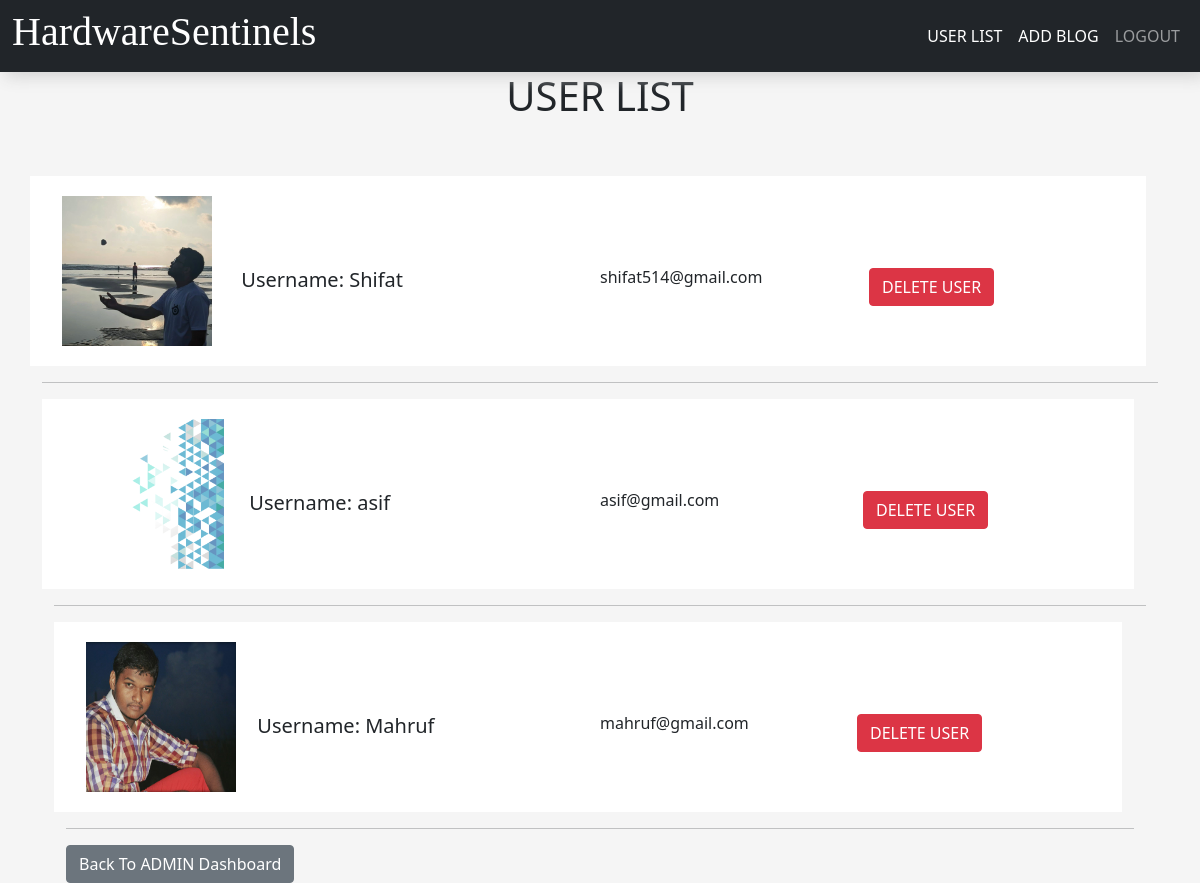
The app's page /all_user.php (signed in) with its own data.
### tables this page shows
CREATE TABLE `user` (
  `id` int(255) NOT NULL,
  `name` varchar(255) NOT NULL,
  `email` varchar(255) NOT NULL,
  `password` varchar(255) NOT NULL,
  `image` text NOT NULL
);

### all_user.php (the view, shortened to what this page needs)
<?php
include("db.php");
include("admin_main_navbar.php");
if(!$_SESSION['name'])
{
    echo "<script type='text/javascript'>alert('You are not Logged in!!'); window.location.href='adminlogin.php'</script>";
}
else
{
?>
<html>
    <head>
        <div class="container" align="center">
            <h1>USER LIST</h1>
            <br>
            <br>
        </div>
    <link rel="stylesheet" href="bootstrap/css/bootstrap.min.css">
    </head>
    <body>
</body>
</html>
<?php
$query="SELECT * from user";
$result=mysqli_query($con,$query);
while ($row = mysqli_fetch_array($result))
{   $id=$row["id"];
    $name=$row["name"];
    $email=$row['email'];
    $image=$row['image'];
?>
<!DOCTYPE html>
<html lang="en">
<head>
</head>
<body class="back">
    <div class="container">
    <div class="row align-items-center; data">
    <div class="col-2">
    <img class="image"src="profiles/<?php echo $image;?>"width="150px" height="150px">
    </div>
    <div class="col-4">
        <br>
        <br>
        <br>
    <h5>Username: <?php echo $name;?></h5>
    </div>
    <div class="col-3">
    <br>
        <br>
        <br>
    <h6><?php echo $email;?></h6>
    </div>
    <div class="col-3">
    <br>
        <br>
        <br>
           <form method="post" action="delete_user.php">
            <button type="submit" name="delete"  class="btn btn-danger">DELETE USER</a>
        </form>
    </div>
</div>
<hr style="width:100%">
</body>
</html>
<?php
}
echo "<a class='btn btn-secondary' href=admin_dashboard.php>Back To ADMIN Dashboard</a>";
}
?>

### admin_main_navbar.php (shortened to what this page needs)
<!DOCTYPE html>
<html lang="en">
<head>
    <link rel="stylesheet" href="bootstrap/css/bootstrap.min.css">
</head>
<nav class="navbar navbar-expand-lg navbar-dark bg-dark">
  <div class="container-fluid">
  <h1 class="font">Hardware</h1>
  <h1 class="font">Sentinels</h1>
    <div class="collapse navbar-collapse d-flex justify-content-end" id="navbarNavAltMarkup">
                <div class="navbar-nav ">
                <a class="nav-item nav-link active" href="all_user.php">USER LIST</a>
                  <a class="nav-item nav-link active" href="admin_post.php">ADD BLOG</a>
                    <a class="nav-item nav-link"  href="admin/admin_logout.php" >LOGOUT</a>
              </div>
            </div>
  </div>
</body>
</nav>
</html>

### admin_main_navbar.php (style rules this page uses)
.font { font-family: Impact; color:white; }
.navbar { box-shadow: 5px 5px 15px lightgrey; }

### all_user.php (style rules this page uses)
.back { background-color: whitesmoke; }
.data { padding: 20px; background-color:white; width:100%; }

### records on screen
user: image (picture), name "Shifat", email "shifat514@gmail.com"
user: image (picture), name "asif", email "asif@gmail.com"
user: image (picture), name "Mahruf", email "mahruf@gmail.com"
